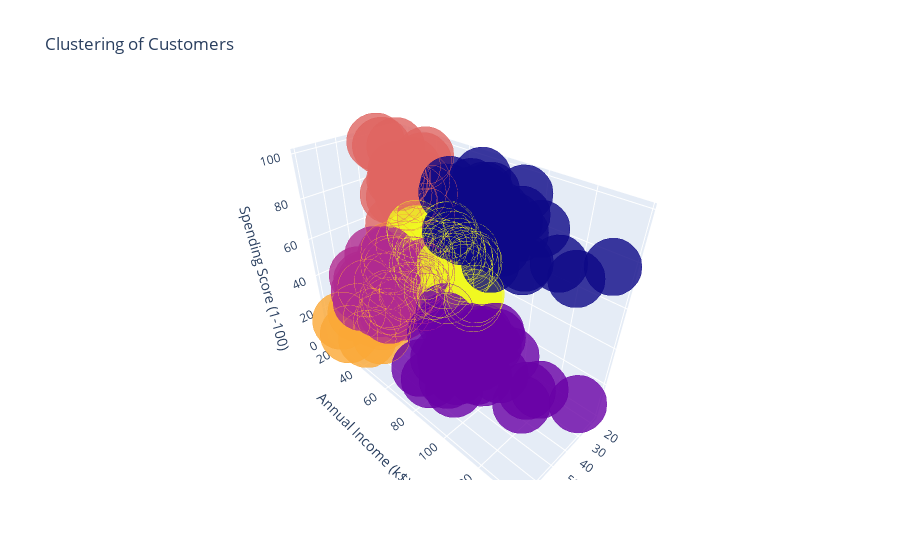

Here is the notebook cell this chart was saved with:
### Markdown cell above
Thực hiện vẽ biểu đồ 3D, biểu diễn kết quả gom cụm Tuổi, Thu nhập hằng năm và Số điểm mua sắm.

### Code cell
data['label3'] = labels3
trace1 = go.Scatter3d(
    x=data['Age'],
    y=data['Annual Income (k$)'],
    z=data['Spending Score (1-100)'],
    mode='markers',
    marker=dict(
        size=20,
        color=data['label3'],
        line=dict(
            color=data['label3'],
            width=12
        ),
        opacity=0.8
    )
)
dat=[trace1]
layout = go.Layout(
    title='Clustering of Customers',
    scene=dict(
        xaxis=dict(title='Age'),
        zaxis=dict(title='Spending Score (1-100)'),
        yaxis=dict(title='Annual Income (k$)'),
    )
)
fig = go.Figure(data=dat, layout=layout)
py.offline.iplot(fig)

### Figure 1 — Plotly figure (JSON) as saved in the notebook; plotly's stock layout.template omitted (floating-point values rounded to 4 significant figures; data arrays with more than 128 entries replaced by an {"elided": "..."} marker saying what was removed)
{"data": [{"marker": {"color": {"elided": "200 int values"}, "line": {"color": {"elided": "200 int values"}, "width": 12}, "opacity": 0.8, "size": 20}, "mode": "markers", "type": "scatter3d", "x": {"elided": "200 int values"}, "y": {"elided": "200 int values"}, "z": {"elided": "200 int values"}}], "layout": {"scene": {"xaxis": {"title": {"text": "Age"}}, "yaxis": {"title": {"text": "Annual Income (k$)"}}, "zaxis": {"title": {"text": "Spending Score (1-100)"}}}, "title": {"text": "Clustering of Customers"}}}
